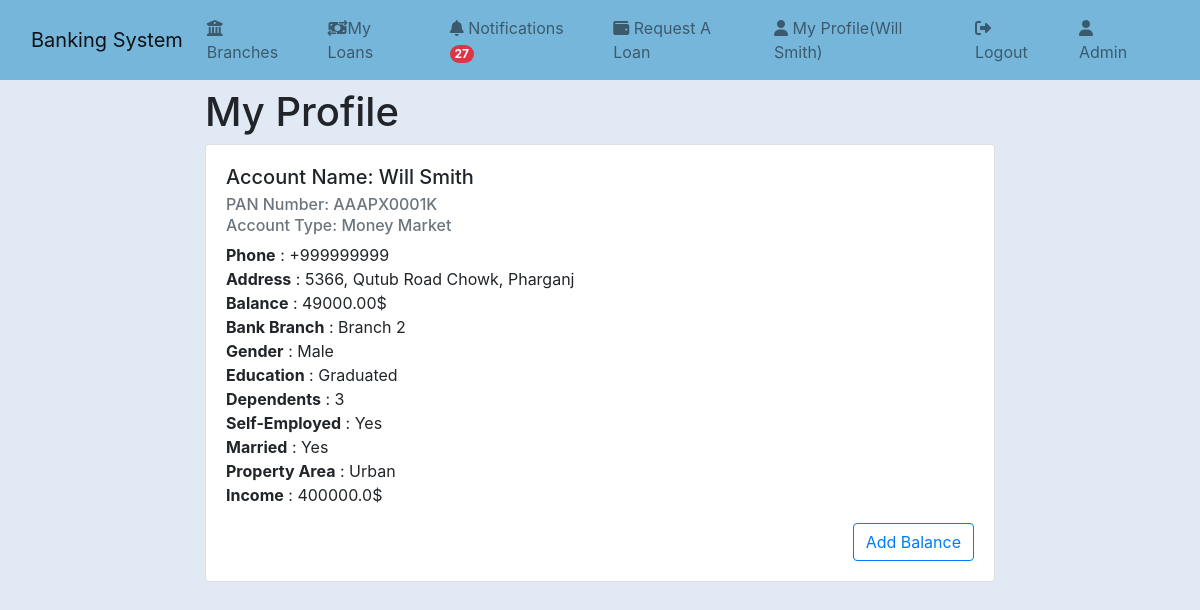
The page /my-profile (signed in) on the database as committed earlier.
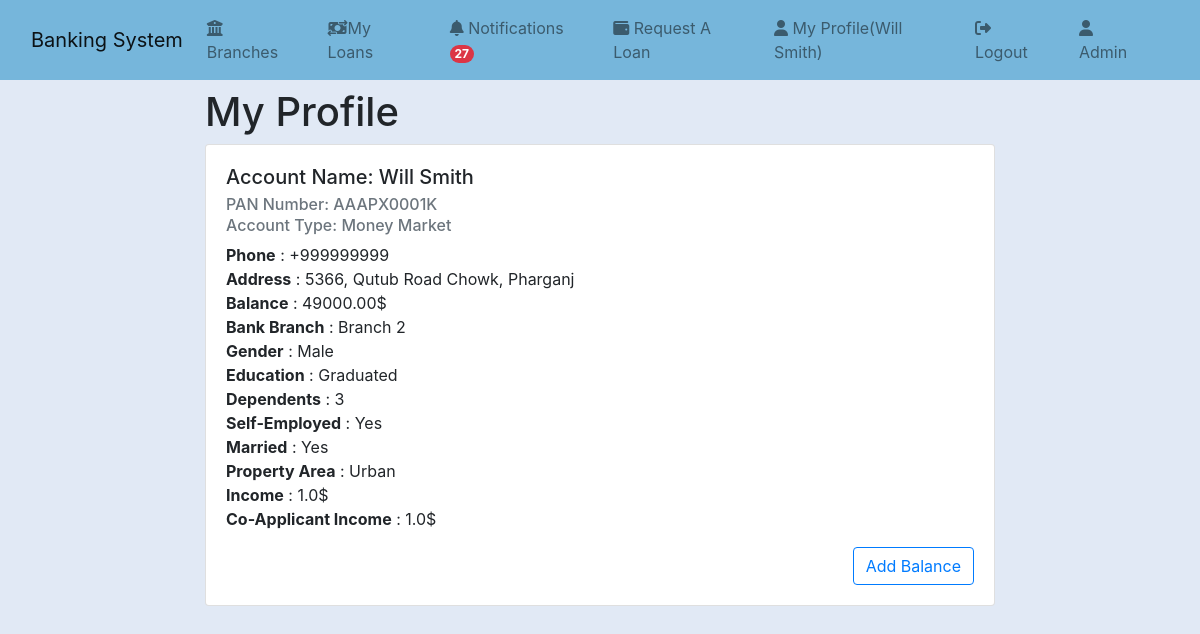
The same page on the database as committed later.
### app_authentication/models.py (models this page shows, shortened)
class User(AbstractBaseUser, PermissionsMixin):
    account_name = models.CharField(max_length=30, unique=True)
    pan_number_regex = '^[A-Z]{3}P[A-Z][0-9]{4}K$'
    pan_number_validator = RegexValidator(pan_number_regex,'Account Number must be in the format ABCP1X1234K','invalid')
    pan_number = models.CharField(validators=[pan_number_validator],max_length=11,unique=True,null=False,blank=False)
    phone_regex = '^\+?1?\d{9,15}$'
    phone_validator = RegexValidator(phone_regex,'Phone number must be entered in the format: +999999999. Up to 15 digits allowed.','invalid')
    phone = models.CharField(validators=[phone_validator],max_length=17,null=True,blank=True)
    address = models.CharField(max_length=100, null=True, blank=True)
    is_active = models.BooleanField(default=True)
    is_staff = models.BooleanField(default=False)
    self_employed = models.CharField(max_length=3, choices=SELF_EMPLOYED_MARRIAGE_CHOICES,default=SELF_EMPLOYED_MARRIAGE_CHOICES[0])
    married = models.CharField(max_length=3, choices=SELF_EMPLOYED_MARRIAGE_CHOICES,default=SELF_EMPLOYED_MARRIAGE_CHOICES[0])
    gender = models.CharField(max_length=6, choices=GENDER_CHOICES,default=GENDER_CHOICES[0])
    dependents = models.IntegerField(choices=DEPENDENTS_CHOICES,default=DEPENDENTS_CHOICES[0])
    education = models.CharField(max_length=13, choices=EDUCATION_CHOICES,default=EDUCATION_CHOICES[0])
    applicant_income = models.FloatField()
    co_applicant_income = models.FloatField(blank=True,null=True)
    property_area = models.CharField(max_length=5,choices=PROPERTY_AREA_CHOICES,default=PROPERTY_AREA_CHOICES[0])
    USERNAME_FIELD = 'account_name'
    REQUIRED_FIELDS = ['pan_number',]
    objects = UserManager()

### bank_management/views.py (the view)
# urls.py: path("my-profile",my_profile,name='my-profile'),
@login_required
def my_profile(request):
    profile = request.user
    account = Account.objects.filter(hold_by=profile).first()
    context = {
        "account":account,
        "profile":profile,
    }
    return render(request,"my-profile.html",context)

### bank_management/context_processors.py (called while the page is built)
@login_required
def count_notifications(request):
    count_notifications = Notification.objects.filter(user=request.user,is_seen=False).count()
    return {"count_notifications":count_notifications}

### bank_management/models.py (called while the page is built)
    def __str__(self):
        return self.name

### banking_system/templates/my-profile.html (shortened to what this page needs)
{% extends 'base.html' %} {% block content %}
<div class="row justify-content-center mt-2">
  <div class="col col-md-8">
    <h1>My Profile</h1>
    <div class="card mt-2">
      <div class="card-body">
        <h5 class="card-title">Account Name: {{profile.account_name}}</h5>
        <h6 class="card-subtitle mb-2 text-muted">
          PAN Number: {{profile.pan_number}}
        </h6>
        <h6 class="card-subtitle mb-2 text-muted">
          Account Type: {{account.get_account_type_display}}
        </h6>
        <p class="card-text">
          {% if profile.phone %} <b>Phone</b> : {{profile.phone}}
          <br />{% endif %} {% if profile.address %}
          <b>Address</b> : {{profile.address}} <br />{% endif %}
          <b>Balance</b> : {{account.balance}}$ <br />
          <b>Bank Branch</b> : {{account.branch}} <br />
          <b>Gender</b> : {{user.get_gender_display}} <br />
          <b>Education</b> : {{user.get_education_display}} <br />
          <b>Dependents</b> : {{user.get_dependents_display}} <br />
          <b>Self-Employed</b> : {{user.get_self_employed_display}} <br />
          <b>Married</b> : {{user.get_married_display}} <br />
          <b>Property Area</b> : {{user.get_property_area_display}} <br />
          <b>Income</b> : {{user.applicant_income}}$ <br />
          {% if user.co_applicant_income %}
          <b>Co-Applicant Income</b> : {{user.co_applicant_income}}$
          <br />{% endif %}
        </p>
        <button
          type="button"
          class="btn btn-outline-primary float-end"
          data-toggle="modal"
          data-target="#addBalanceModal"
        >
          Add Balance
        </button>
      </div>
    </div>
  </div>
</div>
{% endblock content %}

### banking_system/templates/base.html (shortened to what this page needs)
{% load static %}
<!DOCTYPE html>
<html lang="en">
  <head>
    <link
      href="https://cdn.jsdelivr.net/npm/bootstrap@5.0.2/dist/css/bootstrap.min.css"
      rel="stylesheet"
    />
    <link
      rel="stylesheet"
      href="https://cdnjs.cloudflare.com/ajax/libs/font-awesome/6.1.1/css/all.min.css"
    />
    <link
      rel="stylesheet"
      href="https://stackpath.bootstrapcdn.com/bootstrap/4.3.1/css/bootstrap.min.css"
    />
  </head>
  <body style="background-color: #e1e9f5">
    <nav
      class="navbar navbar-expand-lg navbar-light"
      style="background-color: #76b6db"
    >
      <div class="container-fluid">
        <a class="navbar-brand" href="{% url 'index' %}">Banking System</a>
        <div class="collapse navbar-collapse" id="navbarSupportedContent">
          <ul class="navbar-nav me-auto mb-1 mb-lg-0">
            <li class="nav-item mr-4">
              <a class="nav-link" href="{% url 'branches' %}"
                ><i class="fa-solid fa-building-columns"></i> Branches</a
              >
            </li>
            <li class="nav-item mr-4">
              <a class="nav-link" href="{% url 'loans' %}"
                ><i class="fa-solid fa-money-bill-transfer"></i>My Loans</a
              >
            </li>
            <li class="nav-item">
              <a class="nav-link mr-4" href="{% url 'notifications' %}"
                ><i class="fa-solid fa-bell"></i> Notifications
                {% if count_notifications %}
                <span class="badge rounded-pill bg-danger"
                  >{{count_notifications}}</span
                >{% endif %}
              </a>
            </li>
            <li class="nav-item">
              <a class="nav-link mr-4" href="{% url 'loan-request' %}"
                ><i class="fa-solid fa-wallet"></i> Request A Loan
              </a>
            </li>
            <li class="nav-item mr-4">
              <a class="nav-link" href="{% url 'my-profile' %}"
                ><i class="fa fa-user"></i> My
                Profile({{request.user.account_name}})</a
              >
            </li>
            <li class="nav-item mr-4">
              <a class="nav-link" href="{% url 'logout' %}"
                ><i class="fa-solid fa-right-from-bracket"></i> Logout</a
              >
            </li>
            {% if request.user.is_superuser %}
            <li class="nav-item mr-4">
              <a class="nav-link" href="/admin"
                ><i class="fa fa-user"></i> Admin</a
              >
            </li>
            {% endif %}
          </ul>
        </div>
      </div>
    </nav>
    {% block content %}  {% endblock content %}
  </body>
</html>

Rows that differ between the two databases and show on the page:
changed User "Will Smith": applicant_income "400000.0" → "1.0"; co_applicant_income (not shown) → "1.0"
Other text that changed with them:
text now shown: "Co-Applicant Income : $"
